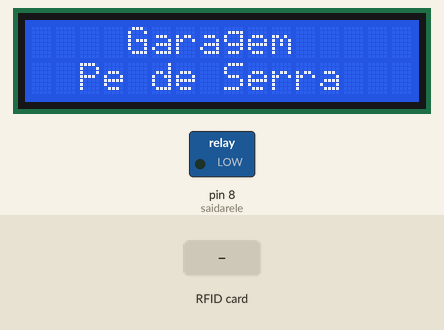
Simulated run of this sketch. Board: Arduino Uno, built with avr-gcc and run on an emulated ATmega328P. On the bench: 16×2 character LCD, switched loads named in the sketch (green lamp = pin HIGH). The test bench sets the inputs (shaded band). Pins used as bus, display or sensor lines are not drawn; what the sketch prints to the serial monitor is not drawn.

Above: at 1.9 s.
2.0 s: RFID card 14 A7 B1 7A held to the reader
At 4.8 s:
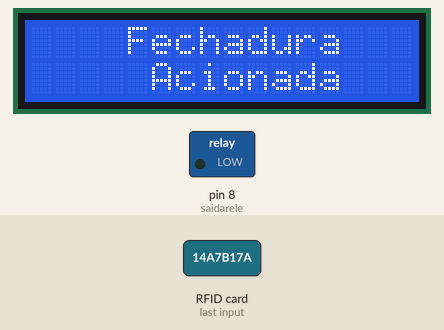
6.6 s: RFID card D3 7F 94 79 held to the reader
At 8.0 s:
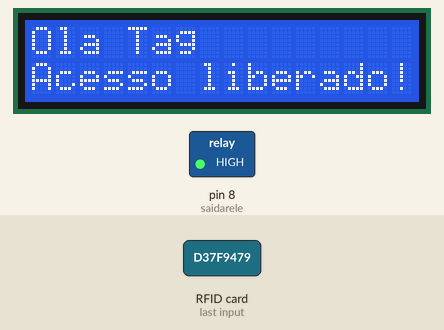
9.7 s: RFID card 51 48 9B 2E held to the reader
At 11.0 s:
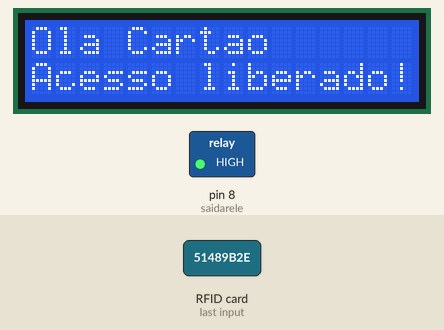
12.7 s: RFID card 5E 7A 19 C4 held to the reader
At 14.5 s:
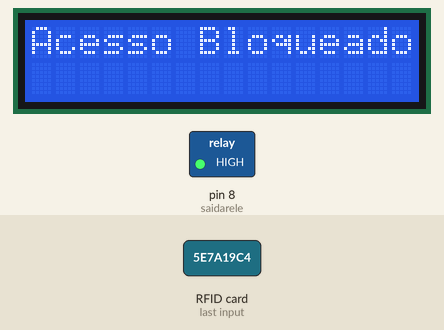
Timing chart, 0 to 16.0 s (numbered marks = the images above; inputs shaded):
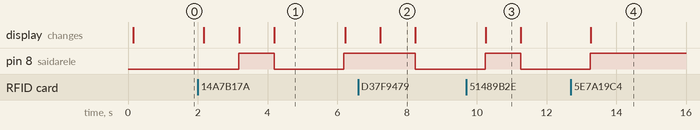

Measured:
- after the input at 2.0 s, pin 8 (saidarele): LOW → HIGH after 1.2 s, → LOW 1.0 s later, → HIGH 2.0 s later; the display: first differs from a run without the input after 1.2 s (image 1 shows a later state)
- after the input at 6.6 s, pin 8 (saidarele): HIGH → LOW after 1.6 s; the display: changes after 0.63 s (image 2)
- after the input at 9.7 s, the display: changes after 0.55 s (image 3)
- after the input at 12.7 s, the display: changes after 0.57 s (image 4)
- what the display in image 1 shows lasts 2.0 s, from 4.2 s to 6.2 s
- what the display in image 2 shows lasts 1.0 s, from 7.2 s to 8.2 s

The sketch:

exemplo_RFID_e_Display_LCD.ino
```cpp
/**************************************************************************
                    Placa de Desenvolvimento Arduino UNO
  RFID - Controle de Acesso com Leitor RFID, Monitoramento por Display 16x2 e Acionamento de Relé
                    Elaborado/Adaptado por Epaminondas Lage
                            Autor: FILIPEFLOP

   Pinagem do Leitor RFID:

    Pino SDA  ligado na porta 10 do Arduino
    Pino SCK  ligado na porta 13 do Arduino
    Pino MOSI ligado na porta 11 do Arduino
    Pino MISO ligado na porta 12 do Arduino
    Pino NC   Não conectado
    Pino GND  ligado no pino GND do Arduino
    Pino RST  ligado na porta 9 do Arduino
    Pino 3.3V ligado ao pino 3.3V do Arduino

    Pinagem do Display 16x2:

    Pino 4  (RS) ligado ao pino 6 do Arduino
    Pino 6  (E)  ligado ao pino 7 do Arduino
    Pino 11 (D4) ligado ao pino 5 do Arduino
    Pino 12 (D5) ligado ao pino 4 do Arduino
    Pino 13 (D6) ligado ao pino 3 do Arduino
    Pino 14 (D7) ligado ao pino 2 do Arduino

**************************************************************************/

#include <SPI.h>
#include <MFRC522.h>
#include <LiquidCrystal.h>

#define SS_PIN 10  // Pino SS para o leitor RFID
#define RST_PIN 9  // Pino RST para o leitor RFID

// Cria uma instância do MFRC522 para o leitor RFID
MFRC522 mfrc522(SS_PIN, RST_PIN);

// Define os PINs autorizados para abrir a fechadura
int numpin = 4;
char* pinliberados[] = {"14 A7 B1 7A", "D3 7F 94 79", "51 48 9B 2E", "24 C4 B3 7A"};
char* nomeliberados[] = {"Chave", "Tag", "Cartao", "Epaminondas"};

// Define os pinos que serão utilizados para ligação ao display
LiquidCrystal lcd(6, 7, 5, 4, 3, 2);

// Define o pino que será utilizado para ligação do relé
const int saidarele = 8;

char st[20]; // Variável auxiliar para armazenar strings

void setup()
{
  pinMode(saidarele, OUTPUT); // Configura o pino do relé como saída
  Serial.begin(9600);         // Inicia a comunicação serial
  SPI.begin();                // Inicia o barramento SPI
  mfrc522.PCD_Init();         // Inicializa o leitor RFID
  Serial.println("Aproxime o seu cartão do leitor...");
  Serial.println();

  // Define o número de colunas e linhas do LCD
  lcd.begin(16, 2);
  mensageminicial(); // Exibe a mensagem inicial no display
}

void loop()
{
  digitalWrite(saidarele, HIGH); // Desliga a fechadura

  // Verifica se há um novo cartão presente
  if (!mfrc522.PICC_IsNewCardPresent())
  {
    return;
  }

  // Tenta ler o cartão
  if (!mfrc522.PICC_ReadCardSerial())
  {
    return;
  }

  // Mostra o UID na serial
  Serial.print("UID da tag: ");
  String conteudo = "";
  byte letra;
  for (byte i = 0; i < mfrc522.uid.size; i++)
  {
    Serial.print(mfrc522.uid.uidByte[i] < 0x10 ? " 0" : " ");
    Serial.print(mfrc522.uid.uidByte[i], HEX);
    conteudo.concat(String(mfrc522.uid.uidByte[i] < 0x10 ? " 0" : " "));
    conteudo.concat(String(mfrc522.uid.uidByte[i], HEX));
  }
  Serial.println();
  Serial.print("Mensagem: ");
  conteudo.toUpperCase();

  // Verifica se o cartão está na lista de autorizados
  for (int i = 0; i < numpin; i++)
  {
    if(conteudo.substring(1) == pinliberados[i])
    {
        Serial.print("Olá ");
        Serial.println(nomeliberados[i]);
        Serial.println();
        lcd.clear();
        lcd.setCursor(0, 0);
        lcd.print("Ola ");
        lcd.print(nomeliberados[i]);
        lcd.setCursor(0, 1);
        lcd.print("Acesso liberado!");
        delay(1000);           // Aguarda um segundo
        acionarele();          // Aciona o relé para abrir a fechadura
        mensageminicial();     // Retorna à mensagem inicial no display
        return;
    }
  }

  // Se o cartão não for autorizado, bloqueia o acesso
  Serial.println("Acesso Bloqueado");
  lcd.clear();
  lcd.setCursor(0, 0);
  lcd.print("Acesso Bloqueado !");
  delay(3000);
  mensageminicial(); // Retorna à mensagem inicial no display
}

// Função para acionar o relé e abrir a fechadura
void acionarele()
{
    lcd.clear();
    lcd.setCursor(0, 0);
    lcd.print("    Fechadura");
    lcd.setCursor(0, 1);
    lcd.print("     Acionada");
    digitalWrite(saidarele, LOW);   // Liga a fechadura
    delay(2000);                    // Aguarda dois segundos
    digitalWrite(saidarele, HIGH);  // Desliga a fechadura
}

// Função para exibir a mensagem inicial no display
void mensageminicial()
{
  while (!mfrc522.PICC_IsNewCardPresent())
  {
    lcd.clear();
    lcd.print("    Garagem");
    lcd.setCursor(0, 1);
    lcd.print("  Pe de Serra");
    delay(1000);
    if (mfrc522.PICC_IsNewCardPresent()) {
      return;
    }
    delay(1000);
    lcd.clear();
    lcd.print("    Aproxime");
    lcd.setCursor(0, 1);
    lcd.print("    Seu Tag");
    delay(1000);
    if (mfrc522.PICC_IsNewCardPresent()) {
      return;
    }
    delay(1000);
  }
}
```
